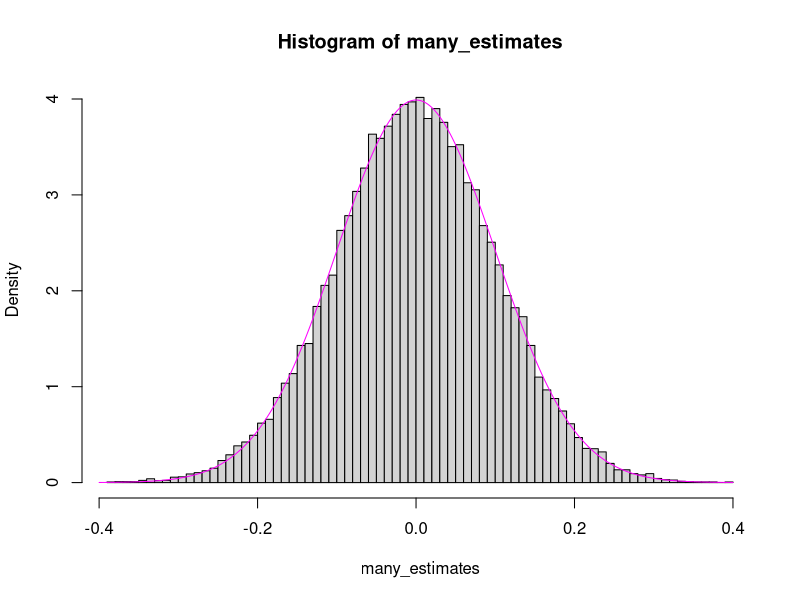
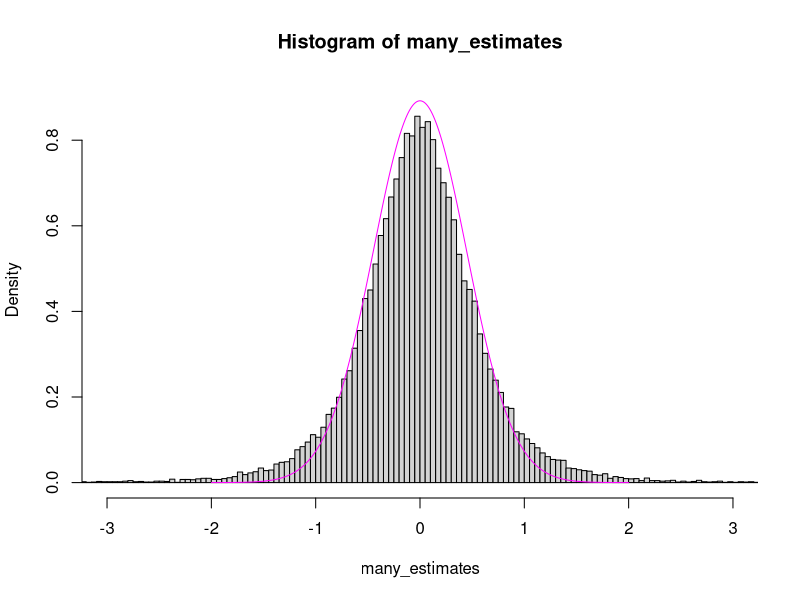
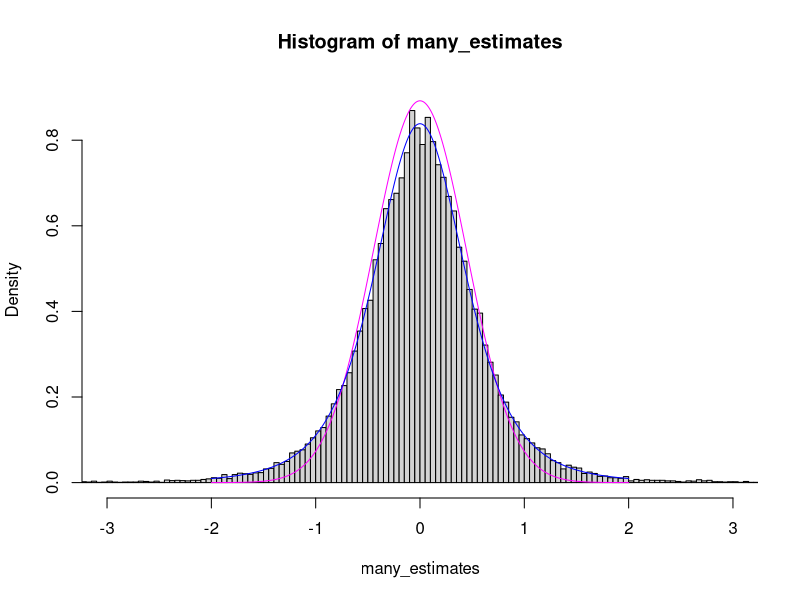

R code for these plots, in order:
## ---- chunk 1
suppressPackageStartupMessages( library(tidyverse) )

height_sample <- rnorm( 100, mean=178, sd=7 )
## ---- chunk 2
sample_mean <- mean( height_sample )
## ---- chunk 3
sd( height_sample )
## ---- chunk 4
sem <- sd( height_sample ) / sqrt(100)
sem
## ---- chunk 5
c( sample_mean - sem, sample_mean + sem )
## ---- chunk 6
replicate( 3000, {
   height_sample <- rnorm( 100, mean=178, sd=7 )
   sample_mean <- mean( height_sample )
   sem <- sd( height_sample ) / sqrt(100)
   c( lower = sample_mean - sem, upper = sample_mean + sem )
}) %>% 
t %>% as_tibble() -> many_intervals

many_intervals
## ---- chunk 7
many_intervals %>%
mutate( contains_true_value = lower < 178 & upper > 178 ) %>%
summarise( mean( contains_true_value ) )
## ---- chunk 8
c( sample_mean - 2*sem, sample_mean + 2*sem )
## ---- chunk 9
replicate( 3000, {
   height_sample <- rnorm( 100, mean=178, sd=7 )
   sample_mean <- mean( height_sample )
   sem <- sd( height_sample ) / sqrt(100)
   c( lower = sample_mean - 2*sem, upper = sample_mean + 2*sem )
}) %>% 
t %>% as_tibble() %>%
mutate( contains_true_value = lower < 178 & upper > 178 ) %>%
summarise( mean( contains_true_value ) )
## ---- chunk 10
pnorm(2) - pnorm(-2)
## ---- chunk 11
pnorm(1.96) - pnorm(-1.96)
## ---- chunk 12
qnorm(0.975)
qnorm(0.025)
## ---- chunk 13
replicate( 3000, {
   height_sample <- rnorm( 8, mean=178, sd=7 )   # <- hier 10 statt 100
   sample_mean <- mean( height_sample )
   sem <- sd( height_sample ) / sqrt(8)
   c( lower = sample_mean - 2*sem, upper = sample_mean + 2*sem )
}) %>% 
t %>% as_tibble() %>%
mutate( contains_true_value = lower < 178 & upper > 178 ) %>%
summarise( mean( contains_true_value ) )
## ---- chunk 14
n <- 100

replicate( 30000, {
  sample <- rnorm( n )
  mean( sample ) / sd( sample )
} ) -> many_estimates

# Plot histogram
hist( many_estimates, breaks=100, freq=FALSE )

# Plot density of normal with mean 0 and SD 1/sqrt(n)
xg <- seq( -.4, .4, length.out=1000 )
lines( x = xg, y = dnorm( xg, sd=1/sqrt(n) ), col="magenta" )
## ---- chunk 15
n <- 5

replicate( 30000, {
  sample <- rnorm( n )
  mean( sample ) / sd( sample )
} ) -> many_estimates

# Plot histogram
hist( many_estimates, breaks=300, freq=FALSE, 
  xlim=c(-3,3), ylim=c(0,.9) )

# Plot density of normal with mean 0 and SD 1/sqrt(n)
xg <- seq( -2, 2, length.out=1000 )
lines( x = xg, y = dnorm( xg, sd=1/sqrt(n) ), col="magenta" )
## ---- chunk 16
n <- 5

replicate( 30000, {
  sample <- rnorm( n )
  mean( sample ) / sd( sample )
} ) -> many_estimates

# Plot histogram
hist( many_estimates, breaks=300, freq=FALSE, 
  xlim=c(-3,3), ylim=c(0,.9) )

# Normalverteilung, wie zuvor:
xg <- seq( -2, 2, length.out=1000 )
lines( x = xg, y = dnorm( xg*sqrt(n) )*sqrt(n), col="magenta" )

# Studentsche t-Verteilung
lines( x = xg, y = dt( xg*sqrt(n), n-1 )*sqrt(n), col="blue" )
## ---- chunk 17
qnorm( 0.025 )
qnorm( 0.975 )
## ---- chunk 18
n <- 5
qt( 0.025, df=n-1 )
qt( 0.975, df=n-1 )
## ---- chunk 19
n <- 100
qt( 0.025, df=n-1 )
qt( 0.975, df=n-1 )
## ---- chunk 20
n <- 100
replicate( 3000, {
   height_sample <- rnorm( n, mean=178, sd=7 )   # <- hier 10 statt 100
   sample_mean <- mean( height_sample )
   sem <- sd( height_sample ) / sqrt(100)
   c( lower = sample_mean - 1.96*sem, upper = sample_mean + 1.96*sem )
}) %>% 
t %>% as_tibble() %>%
mutate( contains_true_value = lower < 178 & upper > 178 ) %>%
summarise( mean( contains_true_value ) )
## ---- chunk 21
n <- 8
replicate( 3000, {
   height_sample <- rnorm( n, mean=178, sd=7 )   # <- hier 10 statt 100
   sample_mean <- mean( height_sample )
   sem <- sd( height_sample ) / sqrt(n)
   c( lower = sample_mean - 1.96*sem, upper = sample_mean + 1.96*sem )
}) %>% 
t %>% as_tibble() %>%
mutate( contains_true_value = lower < 178 & upper > 178 ) %>%
summarise( mean( contains_true_value ) )
## ---- chunk 22
qt( .975, n-1 )
## ---- chunk 23
n <- 8
replicate( 3000, {
   height_sample <- rnorm( n, mean=178, sd=7 )   # <- hier 10 statt 100
   sample_mean <- mean( height_sample )
   sem <- sd( height_sample ) / sqrt(n)
   c( lower = sample_mean - 2.26*sem, upper = sample_mean + 2.26*sem )
}) %>% 
t %>% as_tibble() %>%
mutate( contains_true_value = lower < 178 & upper > 178 ) %>%
summarise( mean( contains_true_value ) )
## ---- chunk 24
n <- 12

mysample <- runif( n, min=0, max=10 )   # wahrer Mittelwert: 5
mysample
## ---- chunk 25
sample_mean <- mean( mysample )
sample_mean
## ---- chunk 26
sem <- sd( mysample ) / sqrt(n)
sem
## ---- chunk 27
alpha <- 1 - 0.95  # 0.05
f <- -qt( alpha/2, n-1 )
f
## ---- chunk 28
c( sample_mean - f*sem, sample_mean + f*sem )
## ---- chunk 29
t.test( mysample )
## ---- chunk 30
t.test( mysample, conf.level=0.99 )
## ---- chunk 31
res = t.test( mysample )

# Mittelwert:
res$estimate

cat( "-----\n" )   # Print spacer

# Konfidenzinterval
res$conf.int
